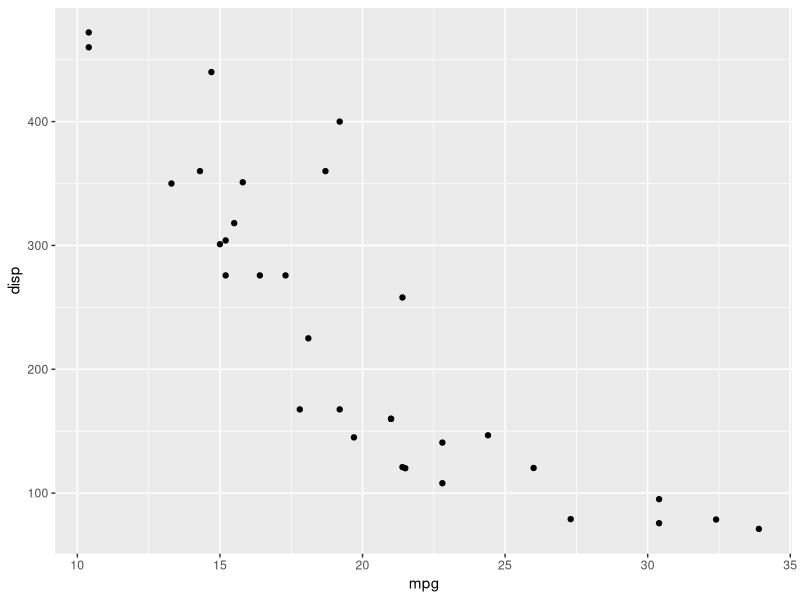
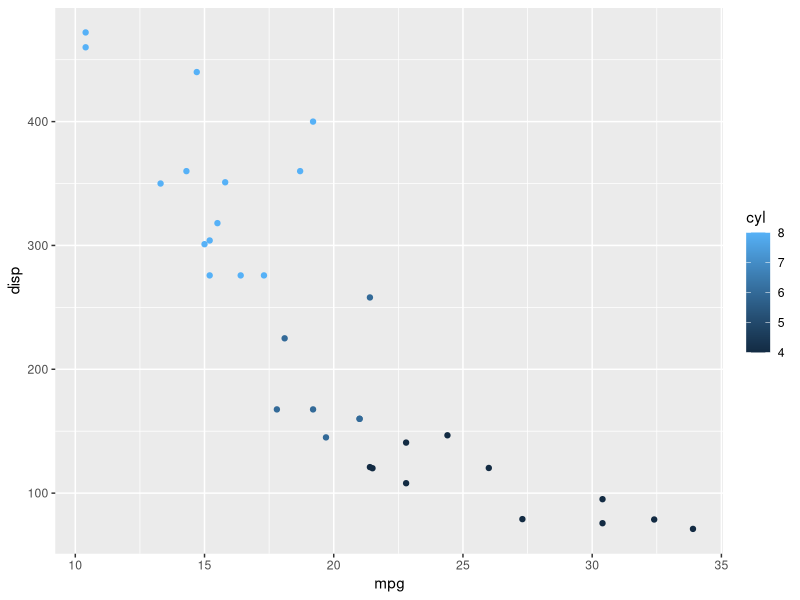
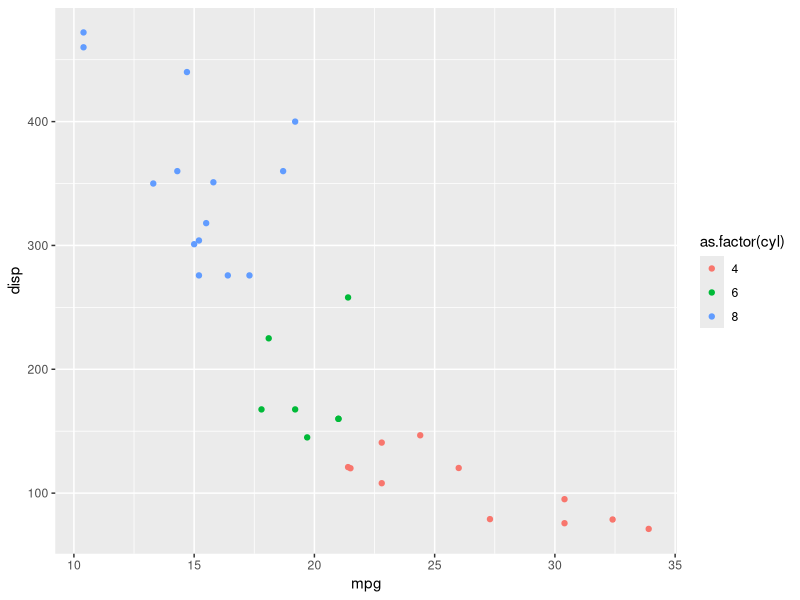
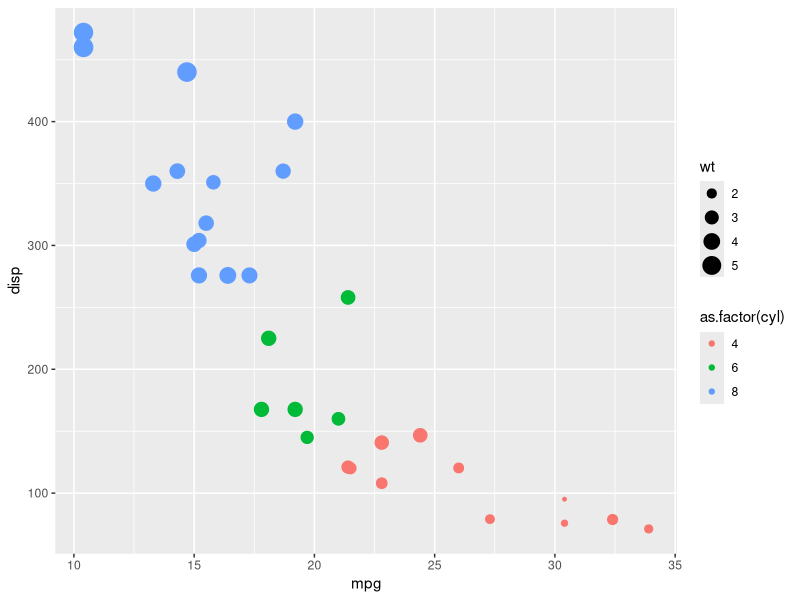
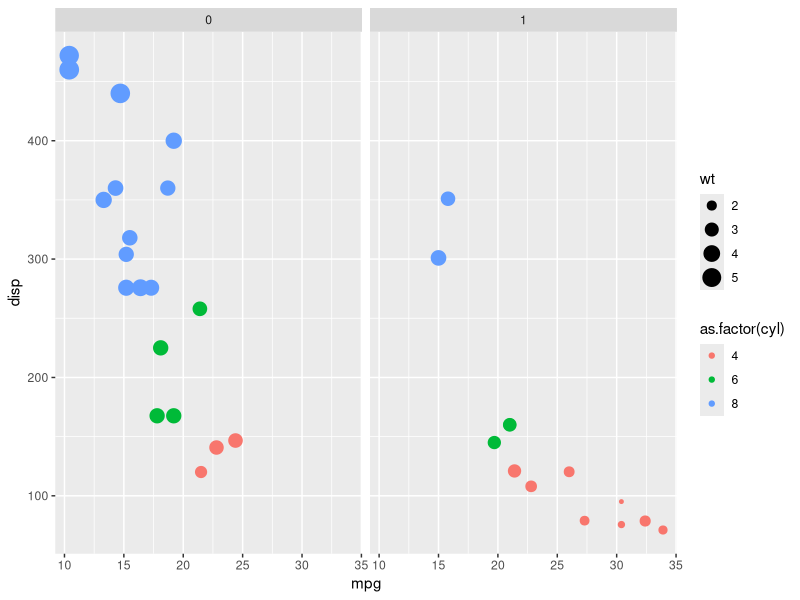
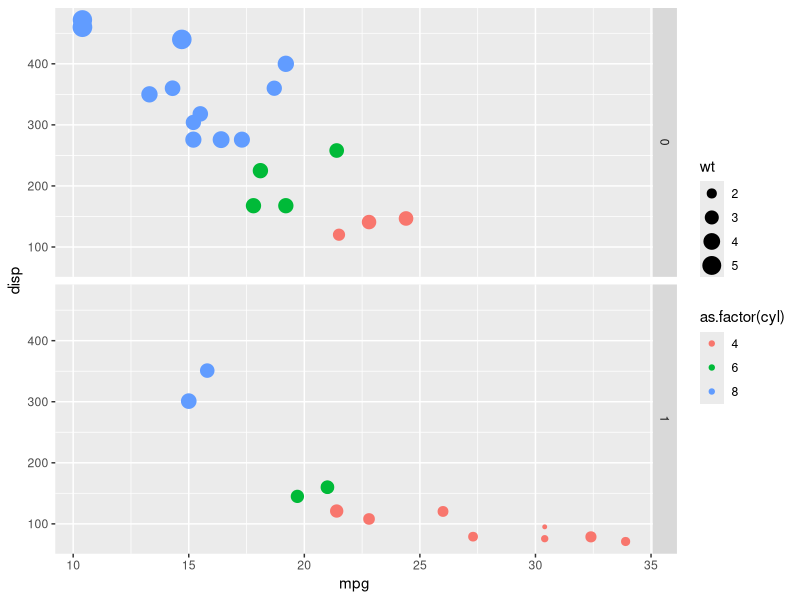
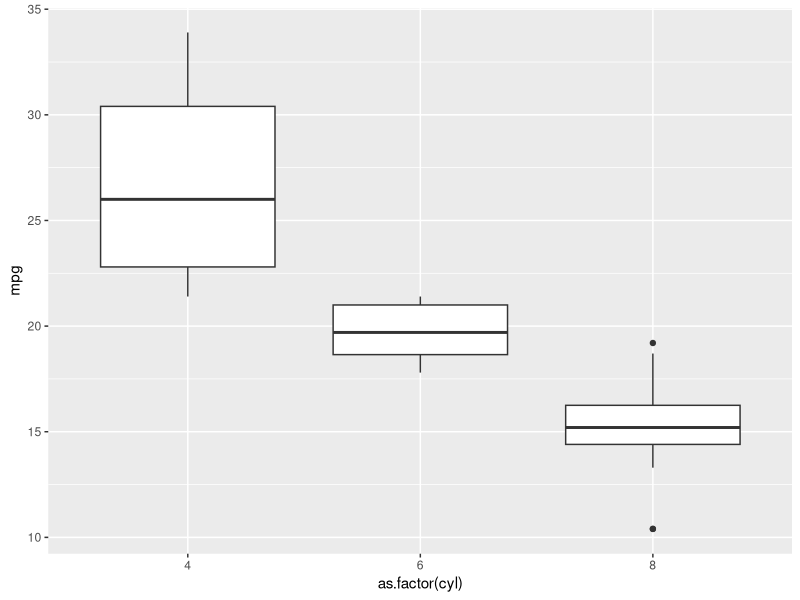
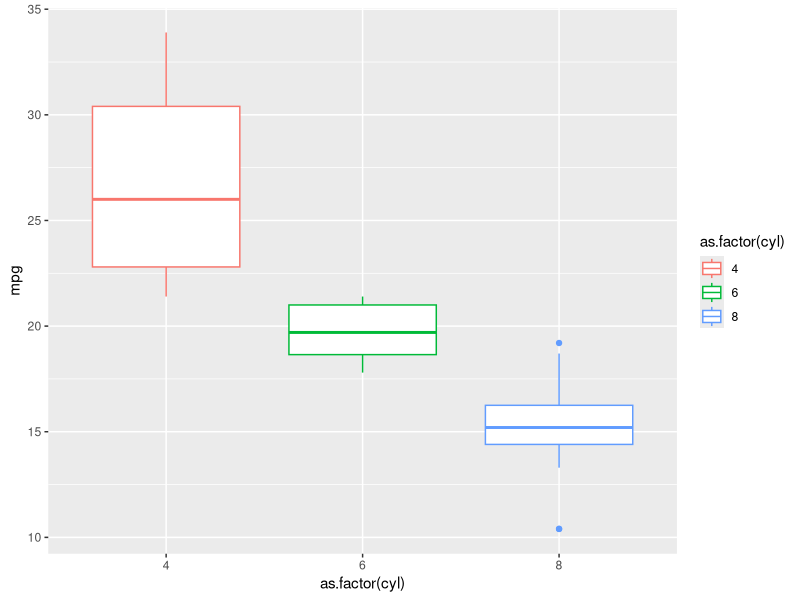

The R script that drew these images, in order:
## ---- chunk 1
library(ggplot2)
## ---- chunk 2
head(mtcars) # banco de dados
ggplot(mtcars, aes(x = mpg, y = disp)) + geom_point()
## ---- chunk 3
ggplot(mtcars, aes(x = mpg, y = disp, colour = cyl)) + geom_point()
## ---- chunk 4
ggplot(mtcars, aes(x = mpg, y = disp, colour = as.factor(cyl))) + geom_point()
## ---- chunk 5
ggplot(mtcars, aes(x = mpg, y = disp, colour = as.factor(cyl), size = wt)) + geom_point()
## ---- chunk 6
ggplot(mtcars, aes(x = mpg, y = disp, colour = as.factor(cyl), size = wt)) + geom_point() + facet_grid(.~am)
## ---- chunk 7
ggplot(mtcars, aes(x = mpg, y = disp, colour = as.factor(cyl), size = wt)) + geom_point() + facet_grid(am~.)
## ---- chunk 8
ggplot(mtcars, aes(x = as.factor(cyl), y = mpg)) + geom_boxplot()
## ---- chunk 9
ggplot(mtcars, aes(x = as.factor(cyl), y = mpg, colour = as.factor(cyl))) + geom_boxplot()
## ---- chunk 10
ggplot(mtcars, aes(x = as.factor(cyl), y = mpg, fill = as.factor(cyl))) + geom_boxplot()
## ---- chunk 11
ggplot(mtcars, aes(x = as.factor(cyl), y = mpg, fill = as.factor(cyl))) + geom_boxplot() + scale_fill_discrete(guide = F)
